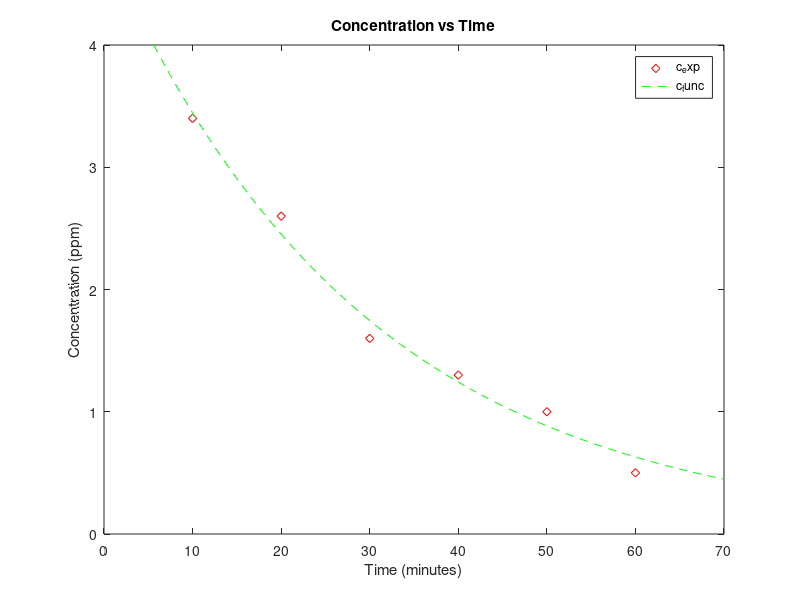

MATLAB code for this plot:
% Given experimental data
t_exp = 10:10:60;
c_exp = [3.4 2.6 1.6 1.3 1.0 0.5];

% Expected function
t_func = 0:0.5:70;
c_func = 4.84*exp(-0.034*t_func);

% Plot
plot(t_exp, c_exp,'rd',t_func, c_func,'g--')

title('Concentration vs Time')
xlabel('Time (minutes)')
ylabel('Concentration (ppm)')
legend('c_exp','c_func')
hold on
axis([0 70 0 4]) % X,Y values
